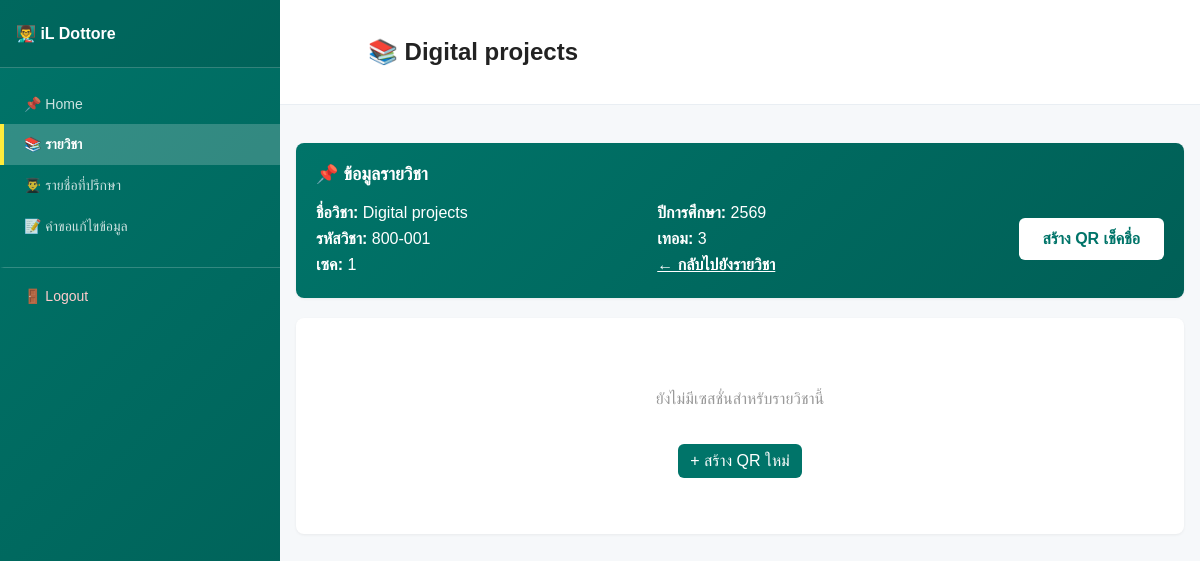
The page /liff/sessions_by_subject.php?subject_id=29 (signed in) on the database its author committed.
### tables this page shows
CREATE TABLE `subjects` (
  `subject_id` int(11) NOT NULL,
  `teacher_id` int(11) DEFAULT NULL,
  `subject_name` varchar(100) DEFAULT NULL,
  `subject_code` varchar(20) DEFAULT NULL,
  `section` varchar(20) DEFAULT NULL,
  `years` varchar(4) NOT NULL,
  `semester` varchar(1) NOT NULL,
  `hash` varchar(64) DEFAULT NULL
);

### liff/sessions_by_subject.php (the view, shortened to what this page needs)
<?php
include("../config.php");
$teacherId = $_SESSION['teacher_id'];
$subjectId = $_GET['subject_id'] ?? '';
$subjectStmt = $conn->prepare("
  SELECT subject_id, subject_name, subject_code, section, years, semester
  FROM subjects
  WHERE subject_id = ? AND teacher_id = ?
");
$subjectStmt->bind_param("ii", $subjectId, $teacherId);
$subjectStmt->execute();
$subjectData = $subjectStmt->get_result()->fetch_assoc();
$subjectName = $subjectData['subject_name'] ?? '';
$groupedByDate = [];
krsort($groupedByDate);
?>
<!DOCTYPE html>
<html>
<head>
<link rel="stylesheet" href="css/sidebar.css">
<link rel="stylesheet" href="css/sessions.css">
<link rel="stylesheet" href="css/back-button.css">
</head>
<body>
<?php include('sidebar.php'); ?>
<div class="main-wrapper">
  <div class="header">
    <h2 id="page-title">📚 <?= htmlspecialchars($subjectName) ?></h2>
  </div>
  <div class="content-area">
    <div class="container">
      <div class="card" style="background: linear-gradient(135deg, #007469 0%, #005f56 100%); color: white; margin-bottom: 20px; padding: 20px;">
        <h3 style="margin: 0 0 15px 0; font-size: 18px;">📌 ข้อมูลรายวิชา</h3>
        <div style="display: flex; justify-content: space-between; gap: 20px;">
          <div style="flex: 1; display: grid; grid-template-columns: 1fr 1fr; gap: 0;">
            <p style="margin: 4px 0;"><strong>ชื่อวิชา:</strong> <?= htmlspecialchars($subjectName) ?></p>
            <p style="margin: 4px 0;"><strong>ปีการศึกษา:</strong> <?= htmlspecialchars($subjectData['years'] ?? '-') ?></p>
            <p style="margin: 4px 0;"><strong>รหัสวิชา:</strong> <?= htmlspecialchars($subjectData['subject_code'] ?? '-') ?></p>
            <p style="margin: 4px 0;"><strong>เทอม:</strong> <?= htmlspecialchars($subjectData['semester'] ?? '-') ?></p>
            <p style="margin: 4px 0;"><strong>เซค:</strong> <?= htmlspecialchars($subjectData['section'] ?? '-') ?></p>
            <p style="margin: 4px 0;"><a href="courses.php" style="color: white; text-decoration: underline; font-weight: 600;">← กลับไปยังรายวิชา</a></p>
          </div>
          <div style="display: flex; flex-direction: column; justify-content: center; align-items: flex-end;">
            <a href="create_session.php?subject_id=<?= $subjectData['subject_id'] ?>" class="btn btn-primary" style="padding: 12px 24px; background: white; color: #007469; font-weight: 600; text-decoration: none; border-radius: 6px; cursor: pointer; transition: background-color 0.35s ease; white-space: nowrap;">
               สร้าง QR เช็คชื่อ
            </a>
          </div>
        </div>
      </div>
      <div class="card">
        <?php if (count($groupedByDate) > 0): ?>
          <?php foreach ($groupedByDate as $date => $sessions):
            $dateObj = new DateTime($date, new DateTimeZone('Asia/Bangkok'));
            $formattedDate = $dateObj->format('d/m/Y (D)');
            $dayInThai = ['Sun' => 'อาทิตย์', 'Mon' => 'จันทร์', 'Tue' => 'อังคาร', 'Wed' => 'พุธ', 'Thu' => 'พฤหัสบดี', 'Fri' => 'ศุกร์', 'Sat' => 'เสาร์'];
            $dayName = $dayInThai[$dateObj->format('D')] ?? $dateObj->format('D');
            $formattedDate = $dateObj->format('d/m/Y') . ' (' . $dayName . ')';
          ?>
          <div class="date-section">
            <div class="date-header" style="color: white;">
              <span>📅 <?= $formattedDate ?></span>
              <span style="font-size: 14px; font-weight: normal;"><?= count($sessions) ?> เซสชั่น</span>
            </div>
            <table>
              <tr>
                <th>เวลา</th>
                <th>รายละเอียด session</th>
                <th style="min-width: 160px;">เวลาเช็คเข้า<br><small>(เข้า - ตรงเวลา)</small></th>
                <th style="min-width: 160px;">เวลาเช็คออก<br><small>(ออก - หมดเขต)</small></th>
                <th>QR</th>
                <th>ผู้เข้า</th>
                <th>การจัดการ</th>
              </tr>
              <?php foreach ($sessions as $session):
                $qrUrl = "https://liff.line.me/2008718294-WzVz06TP?token=" . $session['qr_token'];
                $checkinStart = $session['start_time'] ?: $session['checkin_start'];
                $checkinDeadline = $session['checkin_deadline'];
                $checkoutStart = $session['checkout_start'];
                $checkoutDeadline = $session['end_time'] ?: $session['checkout_deadline'];
                $checkinStartTime = date('H:i', strtotime($checkinStart));
                $checkinDeadlineTime = date('H:i', strtotime($checkinDeadline));
                $checkoutStartTime = date('H:i', strtotime($checkoutStart));
                $checkoutDeadlineTime = date('H:i', strtotime($checkoutDeadline));
                $startTime = date('H:i', strtotime($session['start_time']));
                $endTime = date('H:i', strtotime($session['end_time']));
              ?>
              <tr>
                <td class="time-range"><?= $startTime ?> - <?= $endTime ?></td>
                <td><?= htmlspecialchars($session['room_name']) ?></td>
                <td class="time-range">
                  <?= $checkinStartTime ?> - <?= $checkinDeadlineTime ?>
                </td>
                <td class="time-range">
                  <?= $checkoutStartTime ?> - <?= $checkoutDeadlineTime ?>
                </td>
                <td>
                  <img class="qr-img"
                    src="https://api.qrserver.com/v1/create-qr-code/?size=120x120&data=<?= urlencode($qrUrl) ?>"
                    onclick="showQR('<?= htmlspecialchars($qrUrl) ?>')">
                </td>
                <td>
                  <strong><?= (int)$session['present_count'] ?></strong> คน
                </td>
                <td style="white-space: nowrap;">
                  <a href="session_attendance.php?id=<?= $session['id'] ?>" class="btn-small btn-attendance">👥 รายชื่อ</a><br><br>
                  <button class="btn-small btn-delete" onclick="openDeleteModal(<?= $session['id'] ?>, '<?= htmlspecialchars($session['room_name']) ?>')">🗑️ ลบ</button>
                </td>
              </tr>
              <?php endforeach; ?>
            </table>
          </div>
          <?php endforeach; ?>
        <?php else: ?>
          <div class="empty-state">
            <p>ยังไม่มีเซสชั่นสำหรับรายวิชานี้</p>
            <a href="create_session.php?subject_id=<?= $subjectData['subject_id'] ?>" class="btn" style="margin-top: 20px;">+ สร้าง QR ใหม่</a>
          </div>
        <?php endif; ?>
      </div>
    </div>
  </div>
</div>
</body>
</html>

### liff/css/sidebar.css (style rules this page uses)
body { display: flex; flex-direction: row; margin: 0; height: 100vh; overflow: hidden; }
.main-wrapper { flex: 1; display: flex; flex-direction: column; overflow-y: auto; background: #f6f8fa; }
.header { background: #fff url('../image/teacher_dashboard-php.png') no-repeat 16px center; background-size: 56px; padding: 18px 18px 18px 88px; border-bottom: 1px solid #e9eef3; flex-shrink: 0; }
.content-area { flex: 1; overflow-y: auto; padding: 0; }
.container { max-width: 100%; margin: 22px auto; padding: 16px; width: 100%; box-sizing: border-box; }

### liff/css/default_page.css (style rules this page uses)
body { font-family:Arial,Helvetica,sans-serif; background:#f6f8fa; color:#222; margin:0 }
.header { background:#fff url('../image/teacher_dashboard-php.png') no-repeat 16px center;background-size:56px; padding:18px 18px 18px 88px; border-bottom:1px solid #e9eef3 }
.container { max-width:980px; margin:22px auto; padding:16px }
.card { background:#fff; border-radius:8px; box-shadow:0 1px 3px rgba(0,0,0,0.06); padding:16px; margin-bottom:16px }
.btn { display:inline-block; padding:8px 12px; background:#007469; color:#fff; border-radius:6px; text-decoration:none }

### liff/sessions_by_subject.php (style rules this page uses)
.empty-state { text-align: center; padding: 40px; color: #999; }

### rows shown on the page
subjects: subject_name "Digital projects", years "2569", subject_code "800-001", semester "3", section "1"

### other values the page prints
$_SESSION['teacher_name'] "iL Dottore"
$item['title'] "📌 Home"
$item['title'] "📚 รายวิชา"
$item['title'] "👨‍🎓 รายชื่อที่ปรึกษา"
$item['title'] "📝 คำขอแก้ไขข้อมูล"
